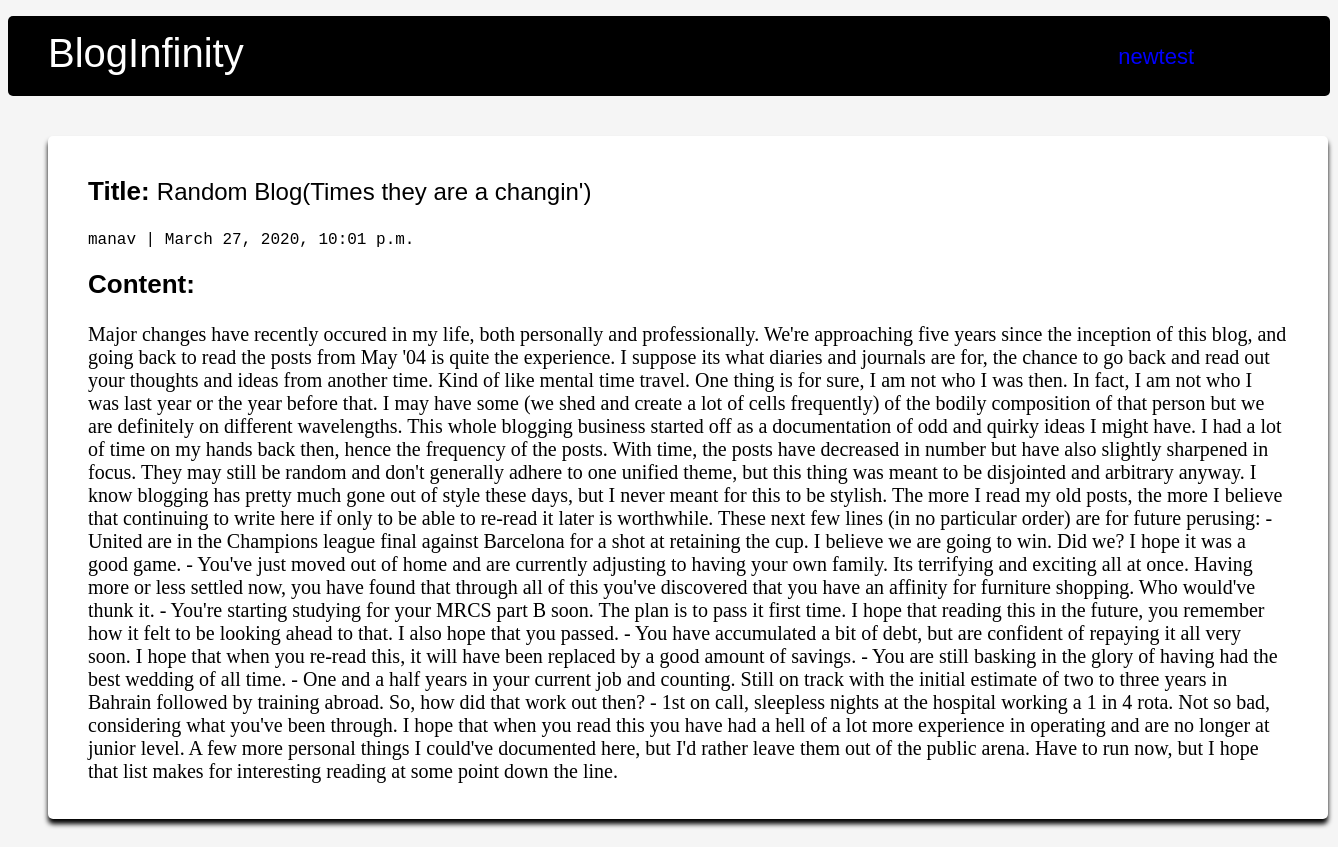
/dashboard/2 (signed in), run on the app's committed database.
### dashboard/models.py (models this page shows, shortened)
class Post(models.Model):
    title = models.CharField(max_length= 140)
    body = models.TextField()
    author = models.ForeignKey(User, on_delete= models.CASCADE)
    updated_on = models.DateTimeField(auto_now= True)
    created_on = models.DateTimeField(auto_now_add=True)
    status = models.IntegerField(choices=STATUS, default=1)

### dashboard/templates/dashboard/post.html
{% extends 'dashboard/base.html' %}
{% block content %}
    <div class="card1">
        <p class="card-title"><span class = "title">Title: </span>{{ post.title }}</p>
        <p class="author">{{ post.author }} | {{ post.created_on}} </p>
        <p class="card-text"><span class = "con-text">Content:</span><br><br> {{ post.body|safe }}</p>
    </div>
{% endblock %}

### dashboard/templates/dashboard/base.html (shortened to what this page needs)
{% load staticfiles %}
<!DOCTYPE html>
<html>
    <head>
        <link rel = 'stylesheet' href = "{% static 'css/dashboard.css' %}">
    </head>
    <body>
        <header>
            <div class= "container">
                <ul class = "headers">
                    <li><a href = "/dashboard/" id = "home">BlogInfinity</li>
                    <li><a href = "/dashboard/profile/" class = "user" id = "user">{{user}}</a></li><br><br>
                </ul>
            </div>
        </header>
        {% block content %}
        {% endblock %}
    </body>
</html>

### dashboard/static/css/dashboard.css (style rules this page uses)
html { background-color: whitesmoke; }
#home, #new_blog, #newbutton, #user, #editbutton, #edit, #submitbutton { transition: 0.3s; }
.headers { height: 80px; list-style: none; }
#home { color: white; float: left; padding: 15px 0px; font-size: 40px; text-decoration-line: none; font-family: 'Lucida Sans', 'Lucida Sans Regular', 'Lucida Grande', 'Lucida Sans Unicode', Geneva, Verdana, sans-serif; }
li { color: white; display: inline; }
header { background-color: black; border-radius: 5px; }
.user { font-family: sans-serif; color: blue; font-size: 22px; text-decoration-line: none; float: right; padding: 28px 17vh; }
p { text-align: left; font-size: 20px; }
a { text-decoration-line: none; }
.con-text { font-size: 26px; font-weight: bolder; font-family: sans-serif; }
.author { font-weight: 300; font-family: monospace; font-size: 16px; }
.card-title { font-family: sans-serif; font-size: 24px; }
.title { font-weight: bolder; font-size: 26px; }
.card-text { font-size: 20px; font-family: 'Times New Roman', Times, serif; }
.card1 { box-shadow: 0 5px 5px black; border-radius: 5px; height: auto; width: 150vh; margin-top: 5vh; margin-left: 5vh; background-color: white; padding: 2vh 5vh; margin-bottom: 5vh; }

### data on the page
Post: title "Random Blog(Times they are a changin')", author "manav", created_on "March 27, 2020, 10:01 p.m.", body "Major changes have recently occured in my life, both personally and professionally. We're approaching five years since the inception of this blog, and going back to read the posts from May '04 is quite the experience. I suppose its what diaries and journals are for, the chance to go back and read out your thoughts and ideas from another time. Kind of like mental time travel. One thing is for sure, I am not who I was then. In fact, I am not who I was last year or the year before that. I may have some (we shed and create a lot of cells frequently) of the bodily composition of that person but we are definitely on different wavelengths. This whole blogging business started off as a…"

### other printed values
{{ user }} "newtest"
